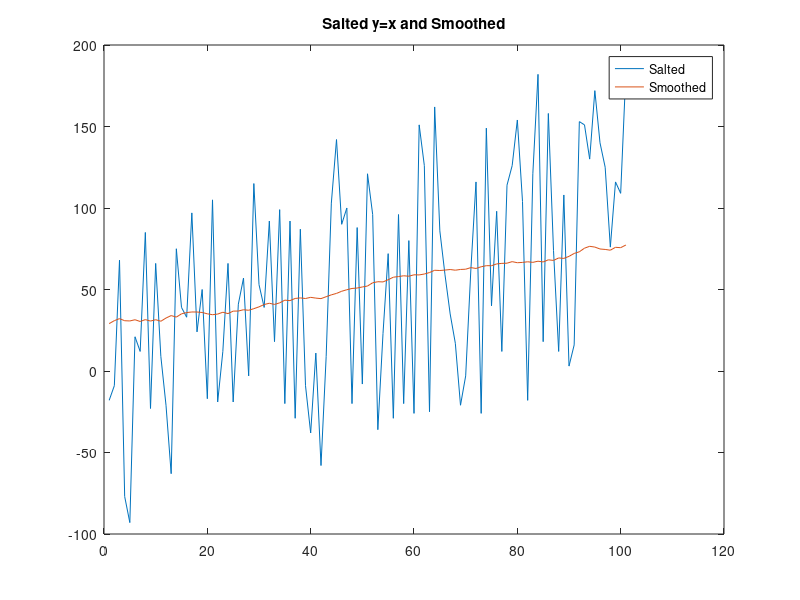

This chart was generated by the following MATLAB code:
points = csvread("Final_Graph.csv")
windowLength = 100
yPoints = points(:, 2)
saltedPoints = yPoints;
smoothedPoints = movmean(yPoints, windowLength)

gLines = [saltedPoints, smoothedPoints]
plot(gLines)
title ("Salted y=x and Smoothed");
hl = legend("Salted", "Smoothed")




